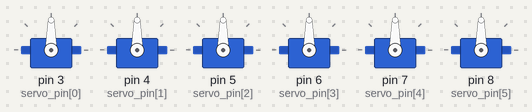
Simulated run of this sketch. Board: Arduino Uno, built with avr-gcc and run on an emulated ATmega328P. Parts: 6 × servo.

Above: at 0.05 s.
At 2.05 s:
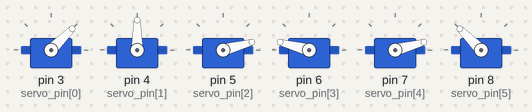
At 3.8 s:
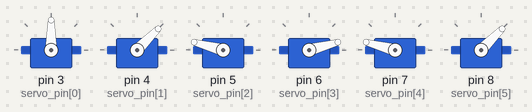
Timing chart, 0 to 8.8 s (numbered marks = the images above):
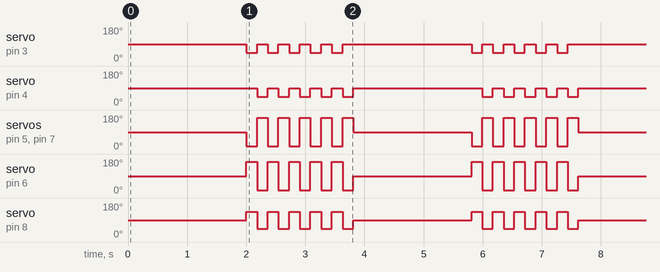

The sketch:

______.ino
```cpp
#include <Servo.h>

Servo servo[6];

const short servo_pin[6] ={3,4,5,6,7,8};
const short len_servo_pin = 6;

int servo_value[6] = {0};

const short motion_1[20][len_servo_pin]={
  {45,90,15,165,15,135},
  {45,90,15,165,15,135},
  {90,45,165,15,165,45},
  {90,45,165,15,165,45},
  {45,90,15,165,15,135},
  {45,90,15,165,15,135},
  {90,45,165,15,165,45},
  {90,45,165,15,165,45},
  {45,90,15,165,15,135},
  {45,90,15,165,15,135},
  {90,45,165,15,165,45},
  {90,45,165,15,165,45},
  {45,90,15,165,15,135},
  {45,90,15,165,15,135},
  {90,45,165,15,165,45},
  {90,45,165,15,165,45},
  {45,90,15,165,15,135},
  {45,90,15,165,15,135},
  {90,45,165,15,165,45},
  {90,45,165,15,165,45}
  };

const short motion_1_Time[20]={
  90,
  90,
  90,
  90,
  90,
  90,
  90,
  90,
  90,
  90,
  90,
  90,
  90,
  90,
  90,
  90,
  90,
  90,
  90,
  90
  };

void move_servo(Servo* servo, int value,int pDelay);
void move_motion(Servo servo[], short motion[][len_servo_pin], short motion_Time[]);

void setup() {
  // put your setup code here, to run once:
  Serial.begin(9600);
  for(int i=0; i<len_servo_pin;i++){
    servo[i].attach(servo_pin[i]);
  }
}

void loop() {
  // put your main code here, to run repeatedly:

  for(int i=0;i<len_servo_pin;i++){
    move_servo(&servo[i],90,0);
  }
  delay(2000);
  move_motion(servo, motion_1, motion_1_Time);

}

void move_servo(Servo* servo, int value,int pDelay){
  (*servo).write(value);
  delay(pDelay);
}

void move_motion(Servo servo[], short motion[][len_servo_pin], short motion_Time[]){
  int len = 20;
  for(int i=0; i<len;i++){
    for(int j=0;j<len_servo_pin;j++){
      servo[j].write(motion[i][j]);
    }
    delay(motion_Time[i]);
  }
}
```

Measured:
- by itself, servo on pin 3 (servo_pin[0]), servo on pin 4 (servo_pin[1]): repeats every 3.8 s: 4 × (90° 0.18 s, 45° 0.18 s), 90° 2.2 s, 45° 0.18 s
- by itself, servo on pin 6 (servo_pin[3]): repeats every 3.8 s: 4 × (15° 0.18 s, 165° 0.18 s), 15° 0.18 s, 90° 2.0 s, 165° 0.18 s
- by itself, servo on pin 8 (servo_pin[5]): repeats every 3.8 s: 4 × (45° 0.18 s, 135° 0.18 s), 45° 0.18 s, 90° 2.0 s, 135° 0.18 s
- by itself, servo on pin 5 (servo_pin[2]), servo on pin 7 (servo_pin[4]): repeats every 3.8 s: 4 × (165° 0.18 s, 15° 0.18 s), 165° 0.18 s, 90° 2.0 s, 15° 0.18 s
